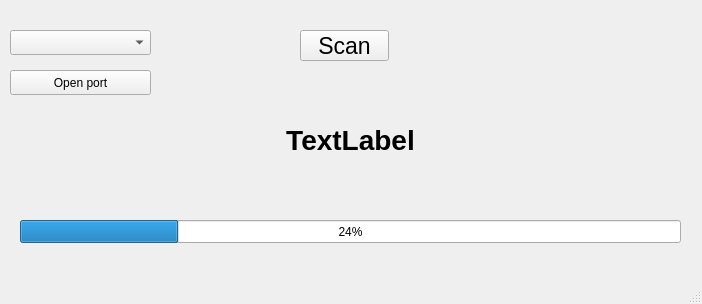
<?xml version="1.0" encoding="UTF-8"?>
<ui version="4.0">
 <class>MainWindow</class>
 <widget class="QMainWindow" name="MainWindow">
  <property name="geometry">
   <rect>
    <x>0</x>
    <y>0</y>
    <width>702</width>
    <height>304</height>
   </rect>
  </property>
  <property name="sizePolicy">
   <sizepolicy hsizetype="Fixed" vsizetype="Fixed">
    <horstretch>1</horstretch>
    <verstretch>0</verstretch>
   </sizepolicy>
  </property>
  <property name="minimumSize">
   <size>
    <width>702</width>
    <height>304</height>
   </size>
  </property>
  <property name="maximumSize">
   <size>
    <width>702</width>
    <height>304</height>
   </size>
  </property>
  <property name="windowTitle">
   <string>MainWindow</string>
  </property>
  <widget class="QWidget" name="centralwidget">
   <widget class="QPushButton" name="portButton">
    <property name="geometry">
     <rect>
      <x>10</x>
      <y>70</y>
      <width>141</width>
      <height>25</height>
     </rect>
    </property>
    <property name="text">
     <string>Open port</string>
    </property>
    <property name="checkable">
     <bool>true</bool>
    </property>
   </widget>
   <widget class="QComboBox" name="comboBox">
    <property name="geometry">
     <rect>
      <x>10</x>
      <y>30</y>
      <width>141</width>
      <height>25</height>
     </rect>
    </property>
   </widget>
   <widget class="QProgressBar" name="progressBar">
    <property name="geometry">
     <rect>
      <x>20</x>
      <y>220</y>
      <width>661</width>
      <height>23</height>
     </rect>
    </property>
    <property name="value">
     <number>24</number>
    </property>
   </widget>
   <widget class="QLabel" name="label">
    <property name="geometry">
     <rect>
      <x>90</x>
      <y>120</y>
      <width>521</width>
      <height>41</height>
     </rect>
    </property>
    <property name="font">
     <font>
      <pointsize>21</pointsize>
      <weight>75</weight>
      <bold>true</bold>
     </font>
    </property>
    <property name="text">
     <string>TextLabel</string>
    </property>
    <property name="alignment">
     <set>Qt::AlignCenter</set>
    </property>
    <property name="textInteractionFlags">
     <set>Qt::LinksAccessibleByMouse|Qt::TextSelectableByKeyboard|Qt::TextSelectableByMouse</set>
    </property>
   </widget>
   <widget class="QPushButton" name="scanButton">
    <property name="geometry">
     <rect>
      <x>300</x>
      <y>30</y>
      <width>89</width>
      <height>31</height>
     </rect>
    </property>
    <property name="font">
     <font>
      <pointsize>17</pointsize>
     </font>
    </property>
    <property name="text">
     <string>Scan</string>
    </property>
    <property name="iconSize">
     <size>
      <width>16</width>
      <height>16</height>
     </size>
    </property>
   </widget>
  </widget>
  <widget class="QMenuBar" name="menubar">
   <property name="geometry">
    <rect>
     <x>0</x>
     <y>0</y>
     <width>702</width>
     <height>22</height>
    </rect>
   </property>
  </widget>
  <widget class="QStatusBar" name="statusbar"/>
 </widget>
 <resources/>
 <connections/>
</ui>
